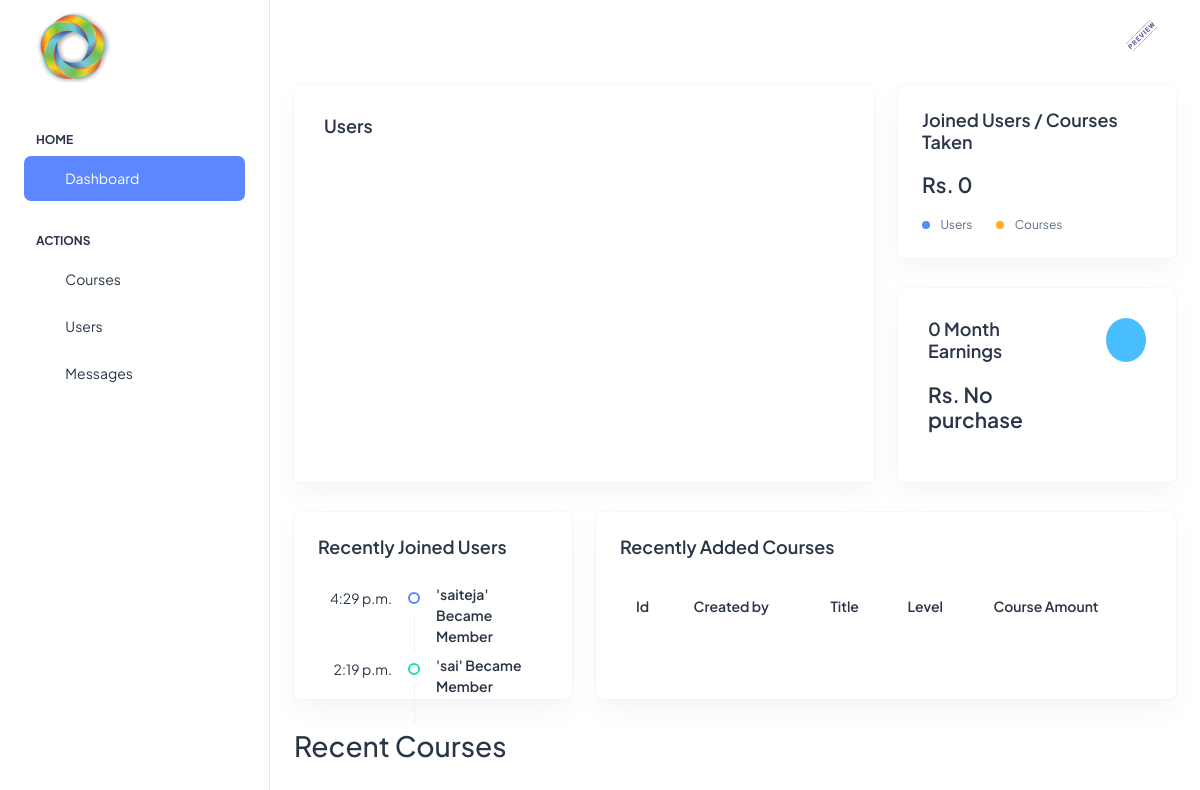
Page /beta/admin/ (signed in) on the earlier database version.
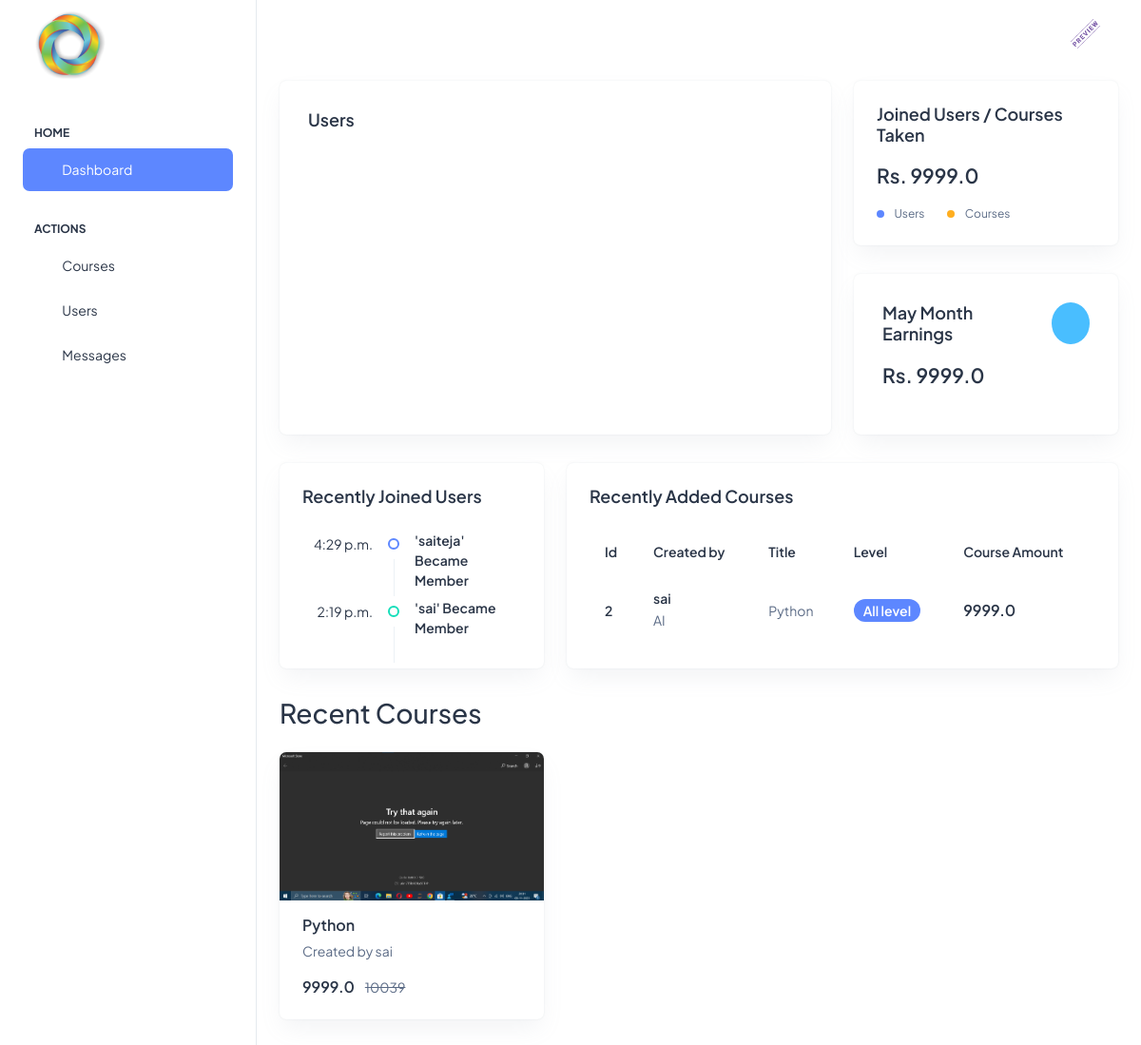
Same page on the later database version.
### base/models.py (models this page shows, shortened)
class CustomUser(AbstractUser):
    email=models.CharField(max_length=80,unique=True)
    profilepic=models.ImageField(upload_to='static/profile_pics',null=True)
    userfor=models.CharField(max_length=20,default='')
    token=models.CharField(default=False,max_length=256)
    def __str__(self):
        return self.username

class Course(models.Model):
    COURSE_LEVELS = [
        ('Beginner', 'Beginner'),
        ('Intermediate', 'Intermediate'),
        ('Advanced', 'Advanced'),
        ('All Level', 'All level'),
    ]
    ratingChoices=[
        ('0',0),
        ('1',1),
        ('2',2),
        ('3',3),
        ('4',4),
        ('5',5)
    ]
    course_level=models.CharField(
        max_length=20,
        choices=COURSE_LEVELS,
        default='all',
    )
    course_createdon=models.DateTimeField(auto_now_add=True)
    video=models.FileField(upload_to='static/course_videos')
    course_category=models.CharField(max_length=200)
    course_name=models.CharField(max_length=200)
    course_instructor=models.ForeignKey(CustomUser,on_delete=models.CASCADE)
    course_description=models.TextField()
    course_rating=models.CharField(choices=ratingChoices ,default=5 ,max_length=3)
    course_price=models.FloatField(default=0)
    course_duration=models.CharField(max_length=30)
    course_image=models.ImageField(upload_to='static/course_images')
    lectures=models.IntegerField(default=0)

### betaadmin/views.py (the view)
# urls.py: path('admin/', admindashboard, name='admin'),
def admindashboard(request):
    if request.user.is_superuser:
        users=CustomUser.objects.all().order_by('-date_joined')
        month_wise_joined = defaultdict(int)
        month_wise_active = defaultdict(int)
        activelist=[]
        joinedlist=[]
        monthlist=''
        for user in users:
            string1 = user.date_joined
            month_wise_joined[string1.strftime('%b')] += 1
            if not user.last_login:
                pass
            else:
                month_wise_active[user.last_login.strftime('%b')] +=1
        for key,values in month_wise_joined.items():
            monthlist+=key+","
            joinedlist.append(values)
        for key,values in month_wise_active.items():
            activelist.append(values)
        recentJoinedusers=users[:5]
        courses=Course.objects.all().order_by('-course_createdon')
        purchased=isPurchased.objects.all().order_by('-purchased_on')
        data=[users.count(),purchased.count()]
        earnings=defaultdict(int)
        month=''
        for purchases in purchased:
            if month=='' or month == purchases.purchased_on.strftime('%b'):
                earnings[purchases.purchased_on.strftime('%b')]+=purchases.course.course_price
                month=purchases.purchased_on.strftime('%b')
        profit=[]
        for key,values in earnings.items():
            profit.append(key)
            profit.append(values)
        totalearnings=0
        for purchases in purchased:
            totalearnings+=purchases.course.course_price
        if len(profit)<2:
            profit.append(0)
            profit.append('No purchase')
        context = {'activedata':activelist,
                'joineddata':joinedlist,
                'months':monthlist[:-1],
                'recentUsers':recentJoinedusers,
                'courses':courses,
                'breakchartdata':data,
                'profit':profit[1],
                'profitmonth':profit[0] ,
                'totalearn':totalearnings
                }
        return render(request,'beta_admin/admin/dashboard.html', context=context)
    else:
        to=request.user.userfor
        return redirect(to)

### templates/beta_admin/admin/dashboard.html (shortened to what this page needs)
<!doctype html>
<html lang="en">
{% load static %}
<head>
  <link rel="stylesheet" href="{% static 'login/assets/css/styles.min.css' %}" />
</head>
<body>
  <div class="page-wrapper" id="main-wrapper" data-layout="vertical" data-navbarbg="skin6" data-sidebartype="full"
    data-sidebar-position="fixed" data-header-position="fixed">
    <aside class="left-sidebar">
      <div>
        <div class="brand-logo d-flex align-items-center justify-content-between">
          <a href="{% url 'admin' %}" class="text-nowrap logo-img">
            <img src="{% static 'assets/images/icon.png' %}" width="100px" alt="" />
          </a>
        </div>
        <nav class="sidebar-nav scroll-sidebar" data-simplebar="">
          <ul id="sidebarnav">
            <li class="nav-small-cap">
              <span class="hide-menu">Home</span>
            </li>
            <li class="sidebar-item">
              <a class="sidebar-link" href="{% url 'admin' %}" aria-expanded="false">
                <span>
                  <i class="ti ti-layout-dashboard"></i>
                </span>
                <span class="hide-menu">Dashboard</span>
              </a>
            </li>
            <li class="nav-small-cap">
              <span class="hide-menu">Actions</span>
            </li>
             <li class="sidebar-item">
              <a class="sidebar-link" href="{% url 'admincourses' %}" aria-expanded="false">
                <span>
                  <i class="ti ti-article"></i>
                </span>
                <span class="hide-menu">Courses</span>
              </a>
            </li>
            <li class="sidebar-item">
              <a class="sidebar-link" href="{% url 'userslist' %}" aria-expanded="false">
                <span>
                  <i class="ti ti-users"></i>
                </span>
                <span class="hide-menu">Users</span>
              </a>
            </li>
            <li class="sidebar-item">
              <a class="sidebar-link" href="{% url 'adminmsgs' %}" aria-expanded="false">
                <span>
                  <i class="ti ti-messages"></i>
                </span>
                <span class="hide-menu">Messages</span>
              </a>
            </li>
          </ul>
        </nav>
      </div>
    </aside>
    <div class="body-wrapper">
      <header class="app-header">
        <nav class="navbar navbar-expand-lg navbar-light">
          <div class="navbar-collapse justify-content-end px-0" id="navbarNav">
            <ul class="navbar-nav flex-row ms-auto align-items-center justify-content-end">
              <li class="nav-item dropdown">
                <a class="nav-link nav-icon-hover" href="javascript:void(0)" id="drop2" data-bs-toggle="dropdown"
                  aria-expanded="false">
                  <img src="{% if request.user.profilepic == '' %}{% static 'assets/images/avatar/01.png' %}{% else %}{{ request.user.profilepic.url }}{% endif %}" alt="" width="35" height="35" class="rounded-circle">
                </a>
              </li>
            </ul>
          </div>
        </nav>
      </header>
      <div class="container-fluid">
        <div class="row">
          <div class="col-lg-8 d-flex align-items-strech">
            <div class="card w-100">
              <div class="card-body">
                <div class="d-sm-flex d-block align-items-center justify-content-between mb-9">
                  <div class="mb-3 mb-sm-0">
                    <h5 class="card-title fw-semibold">Users</h5>
                  </div>
                </div>
              </div>
            </div>
          </div>
          <div class="col-lg-4">
            <div class="row">
              <div class="col-lg-12">
                <div class="card overflow-hidden">
                  <div class="card-body p-4">
                    <h5 class="card-title mb-9 fw-semibold">Joined Users / Courses Taken</h5>
                    <div class="row align-items-center">
                      <div class="col-8">
                        <h4 class="fw-semibold mb-3">Rs. {{ totalearn }}</h4>
                        <div class="d-flex align-items-center">
                          <div class="me-4">
                            <span class="round-8 bg-primary rounded-circle me-2 d-inline-block"></span>
                            <span class="fs-2">Users</span>
                          </div>
                          <div>
                            <span class="round-8 bg-warning rounded-circle me-2 d-inline-block"></span>
                            <span class="fs-2">Courses</span>
                          </div>
                        </div>
                      </div>
                    </div>
                  </div>
                </div>
              </div>
              <div class="col-lg-12">
                <div class="card">
                  <div class="card-body">
                    <div class="row alig n-items-start">
                      <div class="col-8">
                        <h5 class="card-title mb-9 fw-semibold"> {{ profitmonth }} Month Earnings </h5>
                        <h4 class="fw-semibold mb-3">Rs. {{ profit }}</h4>
                        <div class="d-flex align-items-center pb-1">
                        </div>
                      </div>
                      <div class="col-4">
                        <div class="d-flex justify-content-end">
                          <div
                            class="text-white bg-secondary rounded-circle p-6 d-flex align-items-center justify-content-center">
                            <i class="ti ti-currency-dollar fs-6"></i>
                          </div>
                        </div>
                      </div>
                    </div>
                  </div>
                </div>
              </div>
            </div>
          </div>
        </div>
        <div class="row">
          <div class="col-lg-4 d-flex align-items-stretch">
            <div class="card w-100">
              <div class="card-body p-4">
                <div class="mb-4">
                  <h5 class="card-title fw-semibold">Recently Joined Users</h5>
                </div>
                <ul class="timeline-widget mb-0 position-relative mb-n5">
                  {% for user in recentUsers %}
                  <li class="timeline-item d-flex position-relative overflow-hidden">
                    <div class="timeline-time text-dark flex-shrink-0 text-end">{{user.date_joined|time:'f a'}}</div>
                    <div class="timeline-badge-wrap d-flex flex-column align-items-center">
                      <span class="timeline-badge border-2 border border-{% cycle 'primary' 'success' 'danger' %} flex-shrink-0 my-8"></span>
                    </div>
                    <div class="timeline-desc fs-3 text-dark mt-n1 fw-semibold"> '{{ user }}' Became Member</div>
                  </li>
                  {% endfor %}
                </ul>
              </div>
            </div>
          </div>
          <div class="col-lg-8 d-flex align-items-stretch">
            <div class="card w-100">
              <div class="card-body p-4">
                <h5 class="card-title fw-semibold mb-4">Recently Added Courses</h5>
                <div class="table-responsive">
                  <table class="table text-nowrap mb-0 align-middle">
                    <thead class="text-dark fs-4">
                      <tr>
                        <th class="border-bottom-0">
                          <h6 class="fw-semibold mb-0">Id</h6>
                        </th>
                        <th class="border-bottom-0">
                          <h6 class="fw-semibold mb-0">Created by</h6>
                        </th>
                        <th class="border-bottom-0">
                          <h6 class="fw-semibold mb-0">Title</h6>
                        </th>
                        <th class="border-bottom-0">
                          <h6 class="fw-semibold mb-0">Level</h6>
                        </th>
                        <th class="border-bottom-0">
                          <h6 class="fw-semibold mb-0">Course Amount</h6>
                        </th>
                      </tr>
                    </thead>
                    <tbody>
                      {% for course in courses %}
                      <tr>
                        <td class="border-bottom-0"><h6 class="fw-semibold mb-0">{{ course.id }}</h6></td>
                        <td class="border-bottom-0">
                            <h6 class="fw-semibold mb-1">{{course.course_instructor}}</h6>
                            <span class="fw-normal">{{course.course_category}}</span>
                        </td>
                        <td class="border-bottom-0">
                          <p class="mb-0 fw-normal">{{ course.course_name }}</p>
                        </td>
                        <td class="border-bottom-0">
                          <div class="d-flex align-items-center gap-2">
                            <span class="badge bg-primary rounded-3 fw-semibold">{{ course.course_level }}</span>
                          </div>
                        </td>
                        <td class="border-bottom-0">
                          <h6 class="fw-semibold mb-0 fs-4">{{ course.course_price }}</h6>
                        </td>
                      </tr>
                      {% endfor %}
                    </tbody>
                  </table>
                </div>
              </div>
            </div>
          </div>
        </div>
        <div class="row">
          <h2 class="mb-4">Recent Courses</h2>
          {% for course in courses %}
          <div class="col-sm-4 col-xl-4">
            <div class="card overflow-hidden rounded-2">
              <div class="position-relative" >
                <img src="{{course.course_image.url}}" class="card-img-top rounded-0"  alt="...">
                </div>
              <div class="card-body pt-3 p-4">
                <h6 class="fw-semibold fs-4">{{course.course_name}}</h6>
                <div class="mb-3" >Created by {{ course.course_instructor }}</div>
                <div class="d-flex align-items-center justify-content-between">
                  <h6 class="fw-semibold fs-4 mb-0">{{course.course_price}} <span class="ms-2 fw-normal text-muted fs-3"><del>{{ course.course_price|add:40 }}</del></span></h6>
                  <ul class="list-unstyled d-flex align-items-center mb-0">
                    <li><a class="me-1" href="javascript:void(0)"><i class="ti ti-star text-warning"></i></a></li>
                    <li><a class="me-1" href="javascript:void(0)"><i class="ti ti-star text-warning"></i></a></li>
                    <li><a class="me-1" href="javascript:void(0)"><i class="ti ti-star text-warning"></i></a></li>
                    <li><a class="me-1" href="javascript:void(0)"><i class="ti ti-star text-warning"></i></a></li>
                    <li><a class="" href="javascript:void(0)"><i class="ti ti-star text-warning"></i></a></li>
                  </ul>
                </div>
              </div>
            </div>
          </div>
          {% endfor %}
        </div>
      </div>
    </div>
  </div>
</body>
</html>

Differences in the rows shown:
added Course: id "2", course_instructor "sai", course_category "AI", course_name "Python", course_level "All level", course_price "9999.0", course_image (picture), course_price|add "10039"
Other differences:
{{ totalearn }}: "0" → "9999.0"
{{ profitmonth }}: "0" → "May"
{{ profit }}: "No purchase" → "9999.0"
